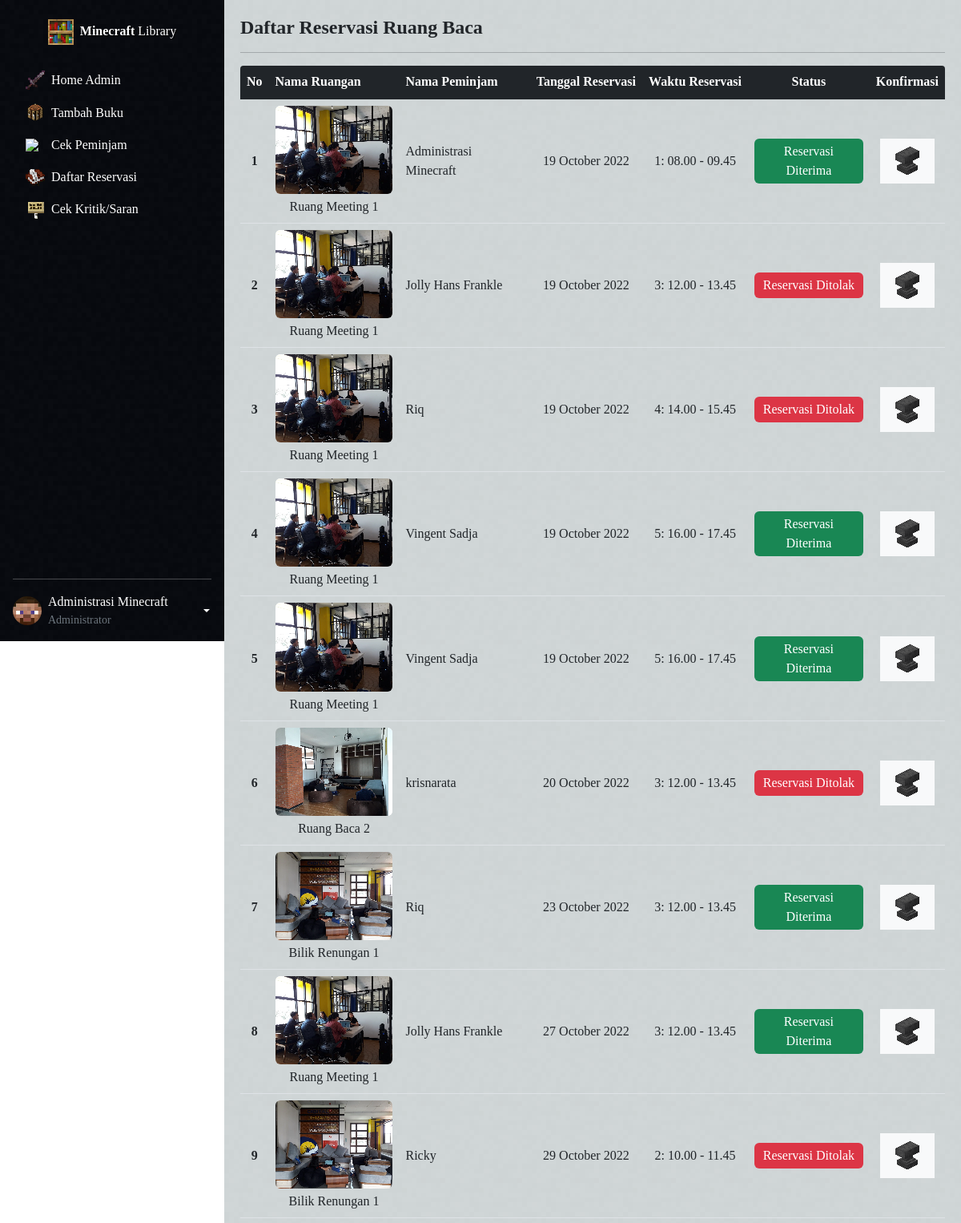
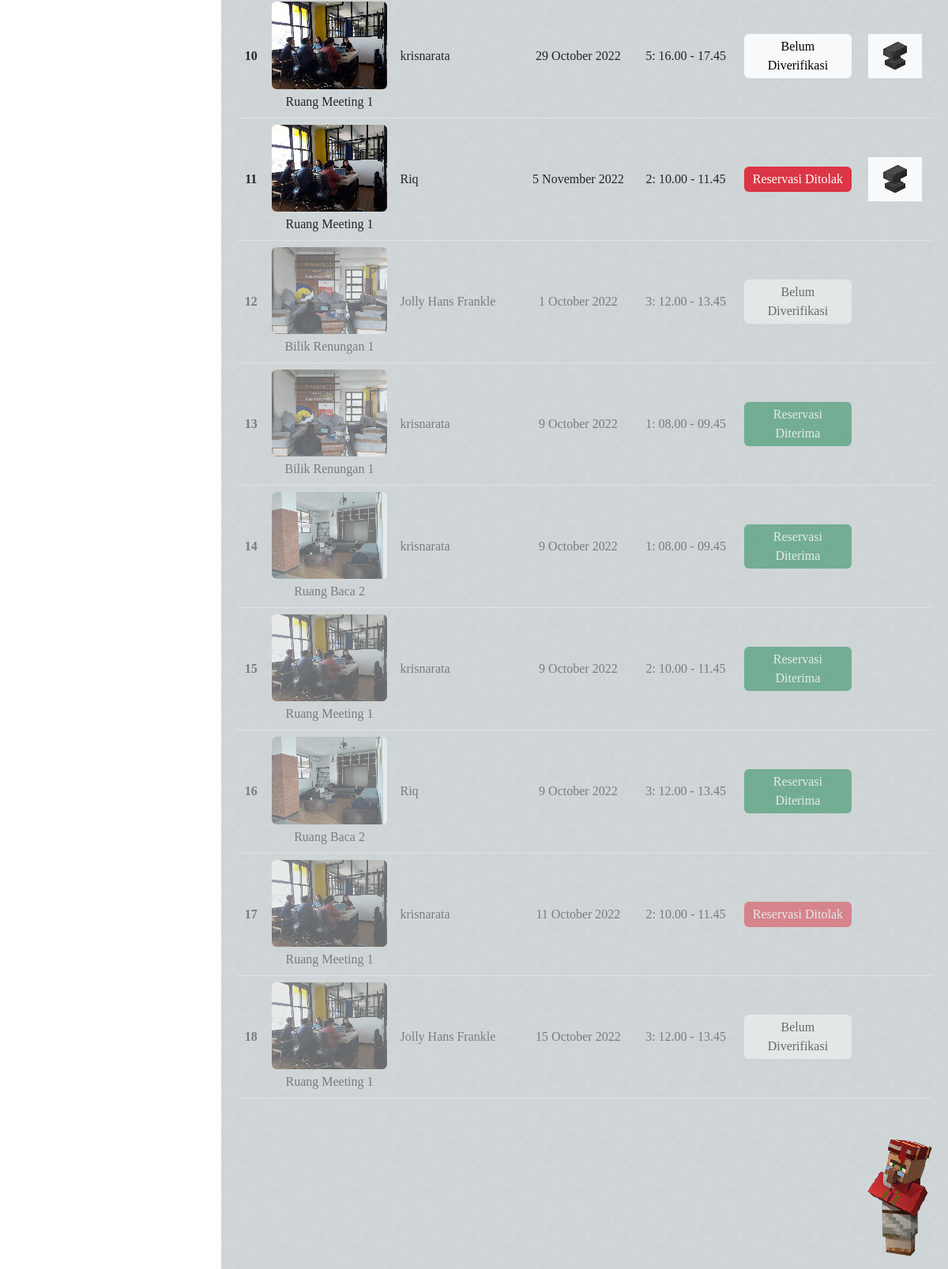
/page/Admin/ListReservasi.php (signed in), run on the app's committed database (2 pictures, top to bottom).
### tables this page shows
CREATE TABLE `reservasi_ruang_baca` (
  `id` int(10) UNSIGNED NOT NULL,
  `id_user` int(10) UNSIGNED NOT NULL,
  `id_ruang` int(10) UNSIGNED NOT NULL,
  `tanggal` date DEFAULT NULL,
  `sesi` tinyint(4) DEFAULT NULL,
  `status` tinyint(1) DEFAULT NULL
);

CREATE TABLE `ruang_baca` (
  `id` int(10) UNSIGNED NOT NULL,
  `nama_ruang` varchar(150) NOT NULL,
  `deskripsi` text DEFAULT NULL,
  `kapasitas` int(10) NOT NULL,
  `gambar` varchar(100) DEFAULT NULL
);

CREATE TABLE `users` (
  `id` int(10) UNSIGNED NOT NULL,
  `email` varchar(100) DEFAULT NULL,
  `password` varchar(60) DEFAULT NULL,
  `nama` varchar(100) DEFAULT NULL,
  `foto` varchar(100) DEFAULT NULL,
  `role` varchar(10) DEFAULT NULL
);

### page/Admin/ListReservasi.php (the view, shortened to what this page needs)
<?php include '../../components/header.php';
$sesi = [
    1 => '1: 08.00 - 09.45',
    2 => '2: 10.00 - 11.45',
    3 => '3: 12.00 - 13.45',
    4 => '4: 14.00 - 15.45',
    5 => '5: 16.00 - 17.45',
];
?>
<div class="body d-flex justify-content-between">
    <h4 class="mb-0">Daftar Reservasi Ruang Baca</h4>
    <img src="../../assets/images/mc-villager.png" class="villager" />
</div>
<hr>
<div class="table-responsive" style="margin-bottom:15vw;">
    <table class="table table-hover rounded rounded-1 overflow-hidden align-middle">
        <thead class="text-nowrap">
            <tr class="table-dark">
                <th scope="col" class="text-center">No</th>
                <th scope="col">Nama Ruangan</th>
                <th scope="col">Nama Peminjam</th>
                <th scope="col" class="text-center">Tanggal Reservasi</th>
                <th scope="col" class="text-center">Waktu Reservasi</th>
                <th scope="col" class="text-center">Status</th>
                <th scope="col" class="text-center">Konfirmasi</th>
            </tr>
        </thead>
        <tbody class="table-group-divider">
            <?php
            $tanggal_hari_ini = date('Y-m-d');
            $sql = "SELECT *, rev.id AS id_reservasi, IF(rev.tanggal < ?, 1, 0) AS sudah_lewat FROM reservasi_ruang_baca rev
            JOIN ruang_baca rb ON (rev.id_ruang = rb.id)
            JOIN users u ON (rev.id_user = u.id)
            ORDER BY sudah_lewat ASC, tanggal ASC, sesi ASC, id_ruang ASC;";
            $stmt = $conn->prepare($sql);
            $stmt->bind_param("s", $tanggal_hari_ini);
            $stmt->execute();
            $result = $stmt->get_result();
            if ($result->num_rows == 0) {
                echo '<tr> <td colspan="7"> Tidak ada data </td> </tr>';
            } else {
                $no = 1;
                while ($data = mysqli_fetch_assoc($result)) {
                    $sudah_lewat = strtotime($data["tanggal"]) < time();
                    ?>
                    <tr class="text-center <?php if($sudah_lewat) echo 'opacity-50';?>" >
                        <th scope="row" style="text-align:center;"><?php echo $no; ?></th>
                        <td>
                            <img src="../../assets/images/ruang-baca/<?php echo $data['gambar']; ?>" class="rounded mb-1 gambar-ruang-sm" />
                            <p class="mb-0"><?php echo $data['nama_ruang']; ?></p>
                        </td>
                        <td style="text-align:left;"><?php echo $data['nama']; ?></td>
                        <td class="text-center"><?php echo date('j F Y', strtotime($data['tanggal'])); ?></td>
                        <td class="text-center"><?php echo $sesi[ $data['sesi'] ]?> </td>
                        <td class="text-center">
                        <?php
                            if ($data['status'] == 2) { ?>
                                <div class="text-bg-danger py-1 px-2 rounded">Reservasi Ditolak</div>
                            <?php } else if ($data['status'] == 1) { ?>
                                <div class="text-bg-success py-1 px-2 rounded">Reservasi Diterima</div>
                            <?php } else { ?>
                                <div class="text-bg-light py-1 px-2 rounded">Belum Diverifikasi</div>
                            <?php }
                        ?></td>
                        <td class="text-center">
                        <?php if(!$sudah_lewat) { ?>
                            <button onclick="tindakanReservasi(this);" class="btn btn-light" data-json='<?php echo json_encode($data); ?>'>
                                <img src="../../assets/images/icon_action.webp" class="mc-icon" width="40rem" />
                            </button>
                        <?php } ?>
                        </td>
                    </tr>
            <?php $no++;
                }
            }
            ?>
        </tbody>
    </table>
</div>
<?php include '../../components/footer.php'; ?>

### assets/css/style.css (style rules this page uses)
:root { --jc-sidebar-width: 280px; --bs-font-sans-serif: 'Minecraft'; }
h1, h2, h3, h4, h5, h6, .h1, .h2, .h3, .h4, .h5, .h6 { font-weight: bold; }
.gambar-buku, .gambar-buku-sm, .gambar-ruang, .gambar-ruang-sm, .gambar-user { aspect-ratio: 1 / 1; object-fit: contain; background-color: #fff; border-radius: .25rem; max-width: 100%; }
.gambar-ruang, .gambar-ruang-sm { aspect-ratio: 4 / 3; }
.gambar-ruang-sm { width: 150px; }
.mc-icon { image-rendering: pixelated; }
.villager { height: 160px; position: fixed; bottom: 10px; right: 20px; transform: scaleX(-1); z-index:1000; }

### assets/css/header.css (style rules this page uses)
.main-body { display: flex; flex-flow: row; }
.btn { border-radius: 0 !important; border-width: 2px; transition: 0s; }

### data on the page
reservasi_ruang_baca: id_ruang.gambar (picture), id_ruang.nama_ruang "Ruang Meeting 1", id_user.nama "Administrasi Minecraft", tanggal "19 October 2022", sesi "1: 08.00 - 09.45", status "Reservasi Diterima"
reservasi_ruang_baca: id_ruang.gambar (picture), id_ruang.nama_ruang "Ruang Meeting 1", id_user.nama "Jolly Hans Frankle", tanggal "19 October 2022", sesi "3: 12.00 - 13.45", status "Reservasi Ditolak"
reservasi_ruang_baca: id_ruang.gambar (picture), id_ruang.nama_ruang "Ruang Meeting 1", id_user.nama "Riq", tanggal "19 October 2022", sesi "4: 14.00 - 15.45", status "Reservasi Ditolak"
reservasi_ruang_baca: id_ruang.gambar (picture), id_ruang.nama_ruang "Ruang Meeting 1", id_user.nama "Vingent Sadja", tanggal "19 October 2022", sesi "5: 16.00 - 17.45", status "Reservasi Diterima"
reservasi_ruang_baca: id_ruang.gambar (picture), id_ruang.nama_ruang "Ruang Meeting 1", id_user.nama "Vingent Sadja", tanggal "19 October 2022", sesi "5: 16.00 - 17.45", status "Reservasi Diterima"
reservasi_ruang_baca: id_ruang.gambar (picture), id_ruang.nama_ruang "Ruang Baca 2", id_user.nama "krisnarata", tanggal "20 October 2022", sesi "3: 12.00 - 13.45", status "Reservasi Ditolak"
reservasi_ruang_baca: id_ruang.gambar (picture), id_ruang.nama_ruang "Bilik Renungan 1", id_user.nama "Riq", tanggal "23 October 2022", sesi "3: 12.00 - 13.45", status "Reservasi Diterima"
reservasi_ruang_baca: id_ruang.gambar (picture), id_ruang.nama_ruang "Ruang Meeting 1", id_user.nama "Jolly Hans Frankle", tanggal "27 October 2022", sesi "3: 12.00 - 13.45", status "Reservasi Diterima"
reservasi_ruang_baca: id_ruang.gambar (picture), id_ruang.nama_ruang "Bilik Renungan 1", id_user.nama "Ricky", tanggal "29 October 2022", sesi "2: 10.00 - 11.45", status "Reservasi Ditolak"
reservasi_ruang_baca: id_ruang.gambar (picture), id_ruang.nama_ruang "Ruang Meeting 1", id_user.nama "krisnarata", tanggal "29 October 2022", sesi "5: 16.00 - 17.45", status "Belum Diverifikasi"
reservasi_ruang_baca: id_ruang.gambar (picture), id_ruang.nama_ruang "Ruang Meeting 1", id_user.nama "Riq", tanggal "5 November 2022", sesi "2: 10.00 - 11.45", status "Reservasi Ditolak"
reservasi_ruang_baca: id_ruang.gambar (picture), id_ruang.nama_ruang "Bilik Renungan 1", id_user.nama "Jolly Hans Frankle", tanggal "1 October 2022", sesi "3: 12.00 - 13.45", status "Belum Diverifikasi"
reservasi_ruang_baca: id_ruang.gambar (picture), id_ruang.nama_ruang "Bilik Renungan 1", id_user.nama "krisnarata", tanggal "9 October 2022", sesi "1: 08.00 - 09.45", status "Reservasi Diterima"
reservasi_ruang_baca: id_ruang.gambar (picture), id_ruang.nama_ruang "Ruang Baca 2", id_user.nama "krisnarata", tanggal "9 October 2022", sesi "1: 08.00 - 09.45", status "Reservasi Diterima"
reservasi_ruang_baca: id_ruang.gambar (picture), id_ruang.nama_ruang "Ruang Meeting 1", id_user.nama "krisnarata", tanggal "9 October 2022", sesi "2: 10.00 - 11.45", status "Reservasi Diterima"
reservasi_ruang_baca: id_ruang.gambar (picture), id_ruang.nama_ruang "Ruang Baca 2", id_user.nama "Riq", tanggal "9 October 2022", sesi "3: 12.00 - 13.45", status "Reservasi Diterima"
reservasi_ruang_baca: id_ruang.gambar (picture), id_ruang.nama_ruang "Ruang Meeting 1", id_user.nama "krisnarata", tanggal "11 October 2022", sesi "2: 10.00 - 11.45", status "Reservasi Ditolak"
reservasi_ruang_baca: id_ruang.gambar (picture), id_ruang.nama_ruang "Ruang Meeting 1", id_user.nama "Jolly Hans Frankle", tanggal "15 October 2022", sesi "3: 12.00 - 13.45", status "Belum Diverifikasi"

### other printed values
$_SESSION["user"]["nama"] "Administrasi Minecraft"
